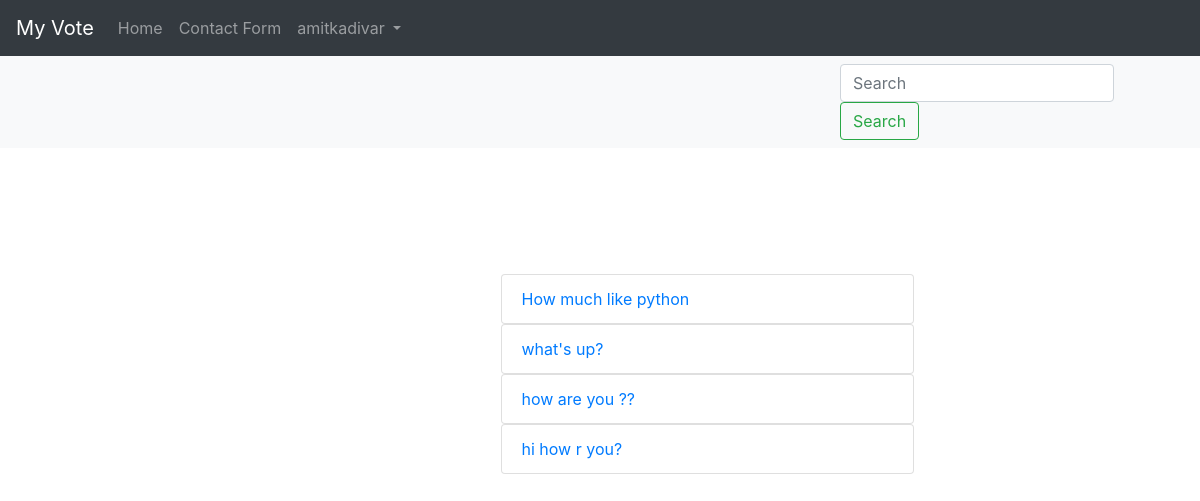
Before: /userdetail/ (signed in) with the older database file.
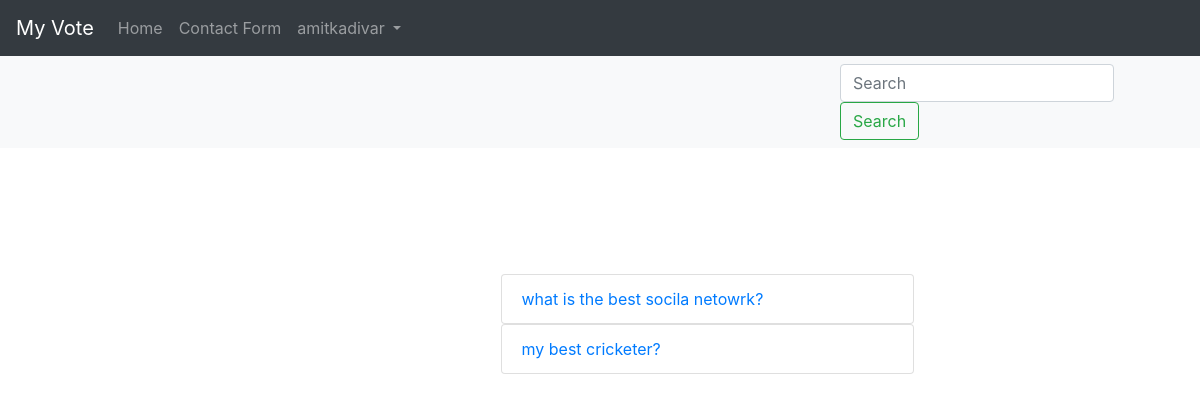
After: the same page with the newer database file.
### lernapp/models.py (models this page shows, shortened)
class Question(models.Model):
    user=models.ForeignKey(User,on_delete=models.CASCADE,blank=True,null=True)
    question_text=models.CharField(max_length=255)
    pub_date=models.DateTimeField('date published')
    count=models.IntegerField(default=0)
    def __str__(self):
        return self.question_text

### lernapp/views.py (the view)
# urls.py: path('userdetail/',views.userdetail,name='userdetail'),
@login_required(login_url='/login')
def userdetail(request):
    if request.user.is_staff:
        question=Question.objects.all()
        context={'question':question}
    else:
        print("you are not authenticate person ")
    return render(request,'learnapp/userque.html',context)

### templates/learnapp/userque.html (shortened to what this page needs)
{% extends 'learnapp/home.html'%}
  {% block head %}
    {{ block.super}}
  {% endblock %}
  {% block body %}
    {% if request.user.is_authenticated %}
        <nav class="navbar navbar-light bg-light" style="padding-left:70%;" >
        <form class="form-inline" action="{% url 'lernapp:search' %}" method="post">
          <input class="form-control mr-sm-2" type="text" name='search' placeholder="Search" >
          <button class="btn btn-outline-success my-2 my-sm-0" type="submit">Search</button>
        </form>
      </nav>
        <div class="container" style="padding:35px;">
          <div class="container " style="padding:8% 0% 0% 20%">
            <div style="padding-left:53% ;padding-bottom:5px;">
            </div>
            <div class="row" >
              <div class="col-sm-6 offset-sm-3">
                {% for que in question %}
                  <ul class="list-group">
                    <li class="list-group-item">
                      <a href="{% url 'lernapp:userquedetail' que.id %}"
                         style="text-decoration:none" >
                         {{ que }}
                       </a>
                    </li>
                  </ul>
                {% endfor %}
              </div>
            </div>
        </div>
        {% else %}
          <h1>Login</h1>
  {% endif %}
{% endblock %}

Changed rows visible on the page:
removed Question: question_text "How much like python"
removed Question: question_text "what's up?"
removed Question: question_text "how are you ??"
removed Question: question_text "hi how r you?"
added Question: question_text "what is the best socila netowrk?"
added Question: question_text "my best cricketer?"
